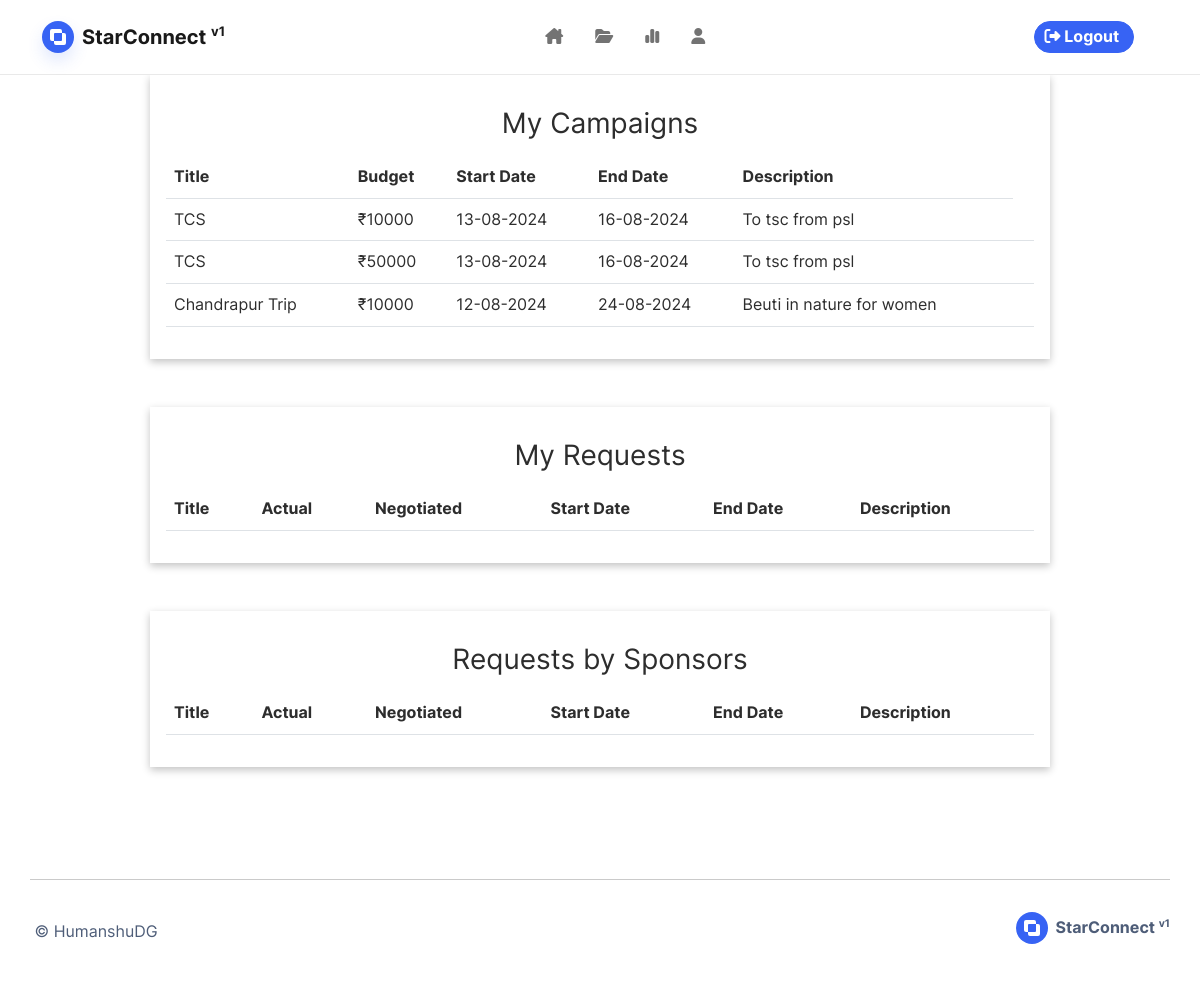
The page /my-campaigns (signed in) on the database as committed earlier.
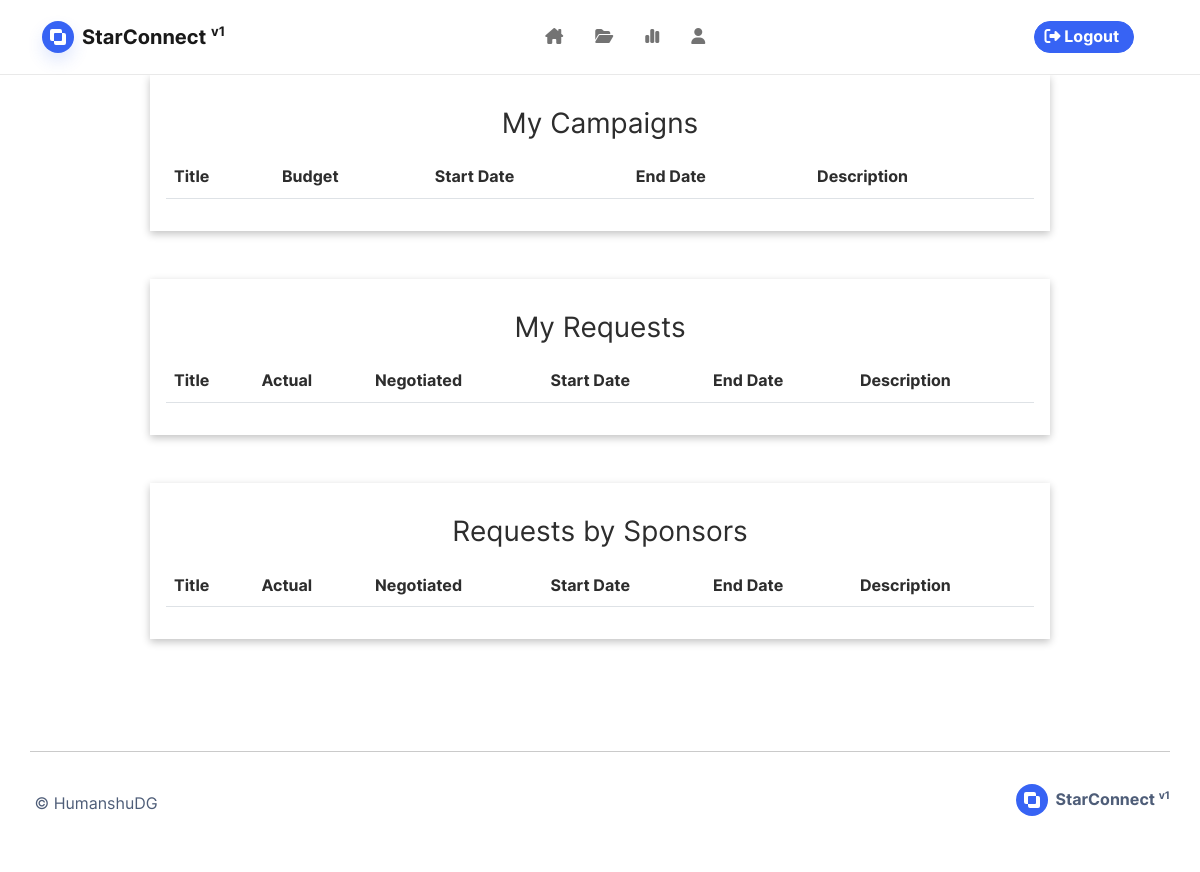
The same page on the database as committed later.
### base/models.py (models this page shows, shortened)
class Contract(db.Model):
    id = db.Column(db.Integer, primary_key=True, autoincrement=True)
    campaign_id = db.Column(db.Integer, db.ForeignKey('campaign.id'))
    sponsor_id = db.Column(db.Integer, db.ForeignKey('sponsor.id'))
    influencer_id = db.Column(db.Integer, db.ForeignKey('influencer.id'))
    budget = db.Column(db.Integer)
    reach = db.Column(db.Integer)
    is_deleted = db.Column(db.Boolean, default=False)
    created_at = db.Column(db.DateTime, nullable=False, default=datetime.now())
    deleted_at = db.Column(db.DateTime, nullable=False, default=datetime.now())

class Campaign(db.Model):
    id = db.Column(db.Integer, primary_key=True, autoincrement=True)
    sponsor_id = db.Column(db.Integer, db.ForeignKey('sponsor.id'))
    title = db.Column(db.String(150), nullable=False)
    description = db.Column(db.Text(), nullable=False)
    budget = db.Column(db.Integer, nullable=False)
    target_audience = db.Column(db.String(20))
    category = db.Column(db.String(20))
    start_date = db.Column(db.Date(), nullable=False)
    end_date = db.Column(db.Date(), nullable=False)
    image_file = db.Column(db.String(50), nullable=False, default='default.jpg')
    is_disabled = db.Column(db.Boolean, default=True)
    is_deleted = db.Column(db.Boolean, default=False)
    is_flagged = db.Column(db.Boolean, default=False)
    date_posted = db.Column(db.DateTime, nullable=False, default=datetime.now())
    influencer_requests = db.relationship('CampaignRequest', backref='influencer_requests', uselist=True)
    influencer_contracts = db.relationship('Contract', backref='influencer_contracts', uselist=True)

### base/routes.py (the view)
@login_required
@role_required(Role.INFLUENCER.value)
@app.route("/my-campaigns")
def my_contracts():
    contracts = (
        Contract.query
            .filter_by(
                influencer_id = current_user.influencer.id
                )
            .join(Campaign, Campaign.id==Contract.campaign_id)
            .add_columns(Campaign.description,
                         Campaign.start_date,
                         Campaign.end_date,
                         Campaign.title,
                         Contract.budget)
            .all())
    reqs = (
        CampaignRequest.query
            .filter_by(
                influencer_id = current_user.influencer.id
                )
            .join(Campaign, Campaign.id==CampaignRequest.campaign_id)
            .add_columns(Campaign.description,
                         Campaign.start_date,
                         Campaign.end_date,
                         Campaign.title,
                         CampaignRequest.influencer_id,
                         CampaignRequest.campaign_id,
                         Campaign.budget)
            .all())
    return render_template('my-contracts.html', contracts=contracts, reqs=reqs)

### base/models.py (called while the page is built)
@login_manager.user_loader
def load_user(user_id):
    return User.query.get(int(user_id))

### base/templates/my-contracts.html (shortened to what this page needs)
{% extends 'base.html' %} {% block title %} My Compaigns {% endblock %} {% block
blog %}
<div
    class="mb-5 mx-auto p-3 w-75"
    style="box-shadow: rgba(0, 0, 0, 0.24) 0px 3px 8px"
>
    <h3 class="my-3">My Campaigns</h3>
    <table class="table table-hover w-100 text-center">
        <tr class="col-md-12">
            <th>Title</th>
            <th>Budget</th>
            <th>Start Date</th>
            <th>End Date</th>
            <th>Description</th>
        </tr>
        {% for contract in contracts %}
        <tr class="col-md-12">
            <td>{{contract.title}}</td>
            <td>₹{{contract.budget}}</td>
            <td>{{contract.start_date.strftime('%d-%m-%Y')}}</td>
            <td>{{contract.end_date.strftime('%d-%m-%Y')}}</td>
            <td style="max-width: 600px">{{contract.description}}</td>
            <td></td>
        </tr>
        {% endfor %}
    </table>
</div>
<div
    class="mb-5 mx-auto p-3 w-75"
    style="box-shadow: rgba(0, 0, 0, 0.24) 0px 3px 8px"
>
    <h3 class="my-3">My Requests</h3>
    <table class="table table-hover w-100 text-center">
        <tr class="col-md-12">
            <th>Title</th>
            <th>Actual</th>
            <th>Negotiated</th>
            <th>Start Date</th>
            <th>End Date</th>
            <th>Description</th>
        </tr>
    </table>
</div>
<div
    class="mb-5 mx-auto p-3 w-75"
    style="box-shadow: rgba(0, 0, 0, 0.24) 0px 3px 8px"
>
    <h3 class="my-3">Requests by Sponsors</h3>
    <table class="table table-hover w-100 text-center">
        <tr class="col-md-12">
            <th>Title</th>
            <th>Actual</th>
            <th>Negotiated</th>
            <th>Start Date</th>
            <th>End Date</th>
            <th>Description</th>
        </tr>
    </table>
</div>
{% endblock %}

### base/templates/base.html (shortened to what this page needs)
<!DOCTYPE html>
<html lang="en">
<head>
	<link rel = "stylesheet" href = '/static/style.css'>
</head>
<body>
	<nav id="mainNav" class="navbar navbar-light navbar-expand-md sticky-top navbar-shrink py-3">
		<div class="container">
			<a class="navbar-brand d-flex align-items-center"
				href="/"
				>
				<span class="bs-icon-sm bs-icon-circle bs-icon-primary shadow d-flex justify-content-center align-items-center me-2 bs-icon">
					<svg class="bi bi-exclude" xmlns="http://www.w3.org/2000/svg" width="1em" height="1em" fill="currentColor" viewBox="0 0 16 16">
						<path d="M0 2a2 2 0 0 1 2-2h8a2 2 0 0 1 2 2v2h2a2 2 0 0 1 2 2v8a2 2 0 0 1-2 2H6a2 2 0 0 1-2-2v-2H2a2 2 0 0 1-2-2V2zm12 2H5a1 1 0 0 0-1 1v7h7a1 1 0 0 0 1-1V4z"></path>
					</svg>
				</span>
				<span>
					StarConnect
						<sup>
							<small>
								v1
							</small>
						</sup>
				</span>
			</a>
			<div id="navcol-1" class="collapse navbar-collapse justify-content-between align-items-center">
				{% if current_user.is_authenticated %}
					<ul class="navbar-nav mx-auto">
						<li class="nav-item">
							<a class="nav-link"
							{% if current_user.role=="ADMIN"  %}
							href="/admin"
							{% else %}
							href="/home"
							{% endif %}
							>
								<i class="fa-solid fa-house-chimney"></i>
							</a>
						</li>
						{% if current_user.role=="INFLUENCER" %}
						<li class="nav-item">
							<a class="nav-link
							" href="{{url_for('my_contracts')}}">
								<i class="fa-solid fa-folder-open"></i>
							</a>
						</li>
						{% endif %}
						<li class="nav-item">
							<a class="nav-link" href="{{ url_for('stats') }}">
								<i class="fa-solid fa-chart-simple"></i>
							</a>
						</li>
						{% if current_user.role != "ADMIN" %}
						<li class="nav-item">
							<a class="nav-link
								{% block profile %}
								{% endblock %}
								" href="/account">
								<i class="fa-solid fa-user"></i>
							</a>
						</li>
						{% endif %}
					</ul>
					<ul class="nav mx-1 navbar-right">
						<li class='nav-item navbar-right'>
							<a class="btn btn-primary" role="button" style="margin-left: 20px;margin-right: 20px;padding-left: 10px;padding-right: 10px;padding-top: 2px;padding-bottom: 2px;"
								href="{{url_for('logout')}}"
								>
								<i class="fa fa-sign-out"></i>&nbsp;Logout&nbsp;
							</a>
						</li>
					</ul>
				{% endif %}
			</div>
		</div>
	</nav>
	<div align='center' style='display: flex; flex-direction: column; min-height: 520px;'>
		{% block blog %}
		{% endblock %}
	</div>
	<footer class="bg-primary-gradient" style="margin-top: auto; background: #ffffff;">
		<div class="container py-4 py-lg-5" style="margin-top: auto;margin-bottom: 0px;padding-left: 0px;padding-right: 0px;">
			<hr>
			<div class="text-muted d-flex justify-content-between align-items-center pt-3">
				<p class="mb-0">
					&nbsp;<a href='https://www.linkedin.com/in/HumanshuDG' style='text-decoration:none'>©&nbsp;HumanshuDG</a>
				</p>
				<div class="fw-bold d-flex align-items-center mb-2">
					<span class="bs-icon-sm bs-icon-circle bs-icon-primary d-flex justify-content-center align-items-center bs-icon me-2">
						<svg xmlns="http://www.w3.org/2000/svg" width="1em" height="1em" fill="currentColor" viewBox="0 0 16 16" class="bi bi-bezier">
							<path d="M0 2a2 2 0 0 1 2-2h8a2 2 0 0 1 2 2v2h2a2 2 0 0 1 2 2v8a2 2 0 0 1-2 2H6a2 2 0 0 1-2-2v-2H2a2 2 0 0 1-2-2V2zm12 2H5a1 1 0 0 0-1 1v7h7a1 1 0 0 0 1-1V4z"></path>
						</svg>
					</span>
					<span>
						StarConnect
							<sup>
								<small>
									v1
								</small>
							</sup>
					</span>
				</div>
			</div>
		</div>
	</footer>
</body>
</html>

### base/templates/my-contracts.html (style rules this page uses)
td, th { vertical-align: middle; text-align: left; }

Rows that differ between the two databases and show on the page:
removed Contract: title "TCS", budget "10000", start_date "13-08-2024", end_date "16-08-2024", description "To tsc from psl"
removed Contract: title "TCS", budget "50000", start_date "13-08-2024", end_date "16-08-2024", description "To tsc from psl"
removed Contract: title "Chandrapur Trip", budget "10000", start_date "12-08-2024", end_date "24-08-2024", description "Beuti in nature for women"
